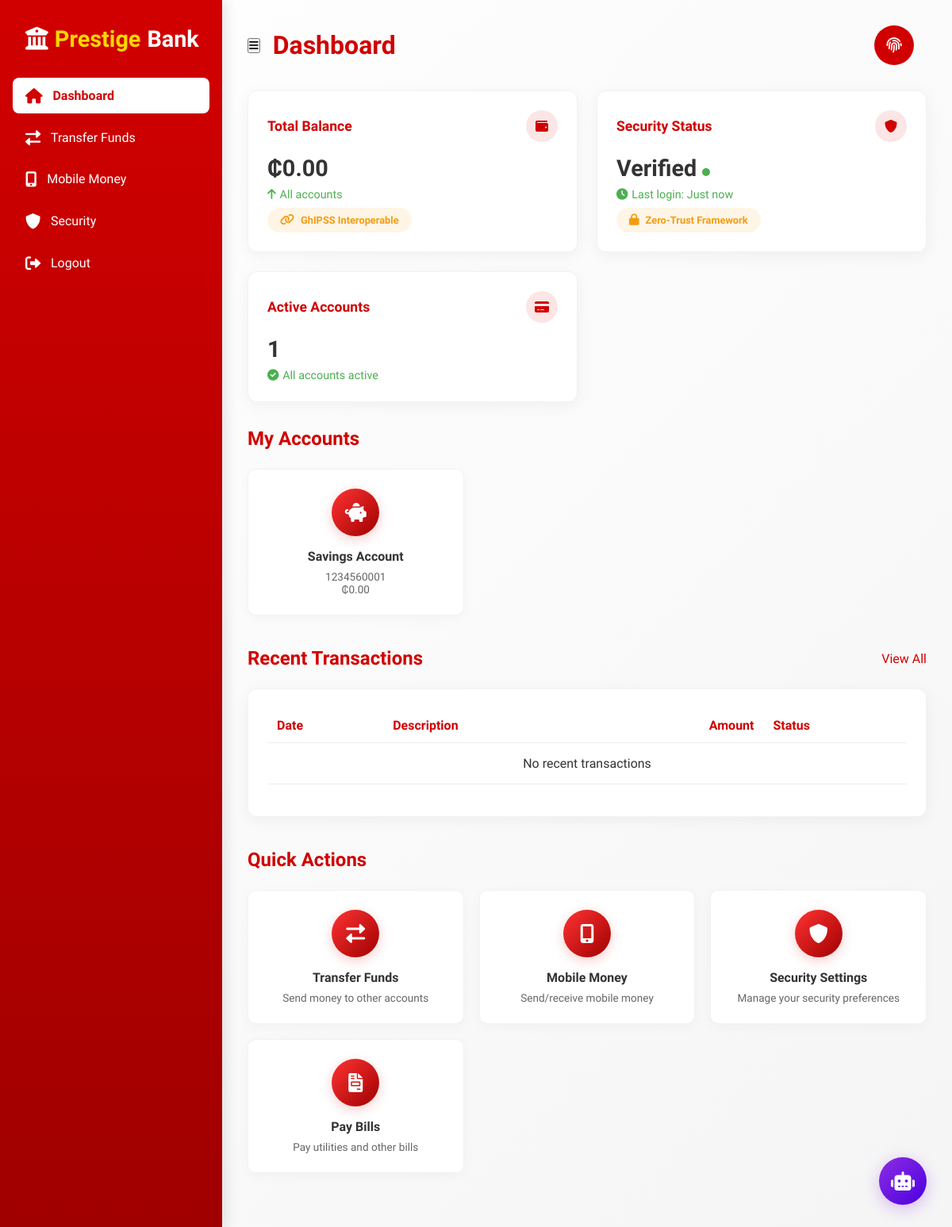
Screenshot of / (signed in) with the database file from the repository.
### bank/models.py (models this page shows, shortened)
class Account(TimeBaseModel):
    ACCOUNT_TYPES = [
        ('SAVINGS', 'Savings Account'),
        ('CHECKING', 'Checking Account'),
        ('FIXED', 'Fixed Deposit'),
    ]
    STATUS_CHOICES = [
        ('ACTIVE', 'Active'),
        ('DORMANT', 'Dormant'),
        ('CLOSED', 'Closed'),
    ]
    BIN = "123456"
    customer = models.ForeignKey(User, on_delete=models.CASCADE, null=True, blank=True)
    account_number = models.CharField(max_length=20, unique=True, null=True, blank=True)
    account_type = models.CharField(max_length=20, choices=ACCOUNT_TYPES)
    balance = models.DecimalField(max_digits=15, decimal_places=2, default=0.00)
    currency = models.CharField(max_length=3, default='GHS')
    status = models.CharField(max_length=10, choices=STATUS_CHOICES, default='ACTIVE')
    date_opened = models.DateTimeField(default=timezone.now)
    is_interoperable = models.BooleanField(default=True)

### bank/views.py (the view)
# urls.py: path('', views.dashboard, name='dashboard'),
@login_required
def dashboard(request):
    accounts = Account.objects.filter(customer=request.user, status='ACTIVE')
    total_balance = sum(account.balance for account in accounts)
    recent_transactions = Transaction.objects.filter(
        Q(sender_account__customer=request.user) |
        Q(recipient_account__customer=request.user)
    ).order_by('-timestamp')[:5]
    context = {
        'user': request.user,
        'accounts': accounts,
        'total_balance': total_balance,
        'recent_transactions': recent_transactions,
        'has_biometric': getattr(request.user, 'is_biometric_enabled', False),
    }
    return render(request, 'main/dashboard.html', context)

### templates/main/dashboard.html (shortened to what this page needs)
<!DOCTYPE html>
<html lang="en">
<head>
    <link rel="stylesheet" href="https://cdnjs.cloudflare.com/ajax/libs/font-awesome/6.0.0-beta3/css/all.min.css">
</head>
<body>
    <div class="dashboard">
        <div class="sidebar" id="sidebar">
            <div class="logo">
                <i class="fas fa-university"></i>
                <span>Prestige</span>Bank
            </div>
            <div class="nav-menu">
                <div class="nav-item active" onclick="window.location.href='{% url 'dashboard' %}'">
                    <i class="fas fa-home"></i>
                    <span>Dashboard</span>
                </div>
                <div class="nav-item" onclick="window.location.href='{% url 'transfer_funds' %}'">
                    <i class="fas fa-exchange-alt"></i>
                    <span>Transfer Funds</span>
                </div>
                <div class="nav-item" onclick="window.location.href='{% url 'mobile_money' %}'">
                    <i class="fas fa-mobile-alt"></i>
                    <span>Mobile Money</span>
                </div>
                <div class="nav-item" onclick="window.location.href='{% url 'security_settings' %}'">
                    <i class="fas fa-shield-alt"></i>
                    <span>Security</span>
                </div>
                <div class="nav-item" onclick="window.location.href='{% url 'logout' %}'">
                    <i class="fas fa-sign-out-alt"></i>
                    <span>Logout</span>
                </div>
            </div>
        </div>
        <div class="main-content">
            <div class="header">
                <div style="display: flex; align-items: center; gap: 1rem;">
                    <button class="mobile-menu-toggle" id="menuToggle">
                        <i class="fas fa-bars"></i>
                    </button>
                    <div class="page-title">Dashboard</div>
                </div>
                <div class="user-profile">
                    <div class="user-avatar">
                        {% if user.is_biometric_enabled %}
                            <i class="fas fa-fingerprint"></i>
                        {% else %}
                            {{ user.first_name|first }}{{ user.last_name|first }}
                        {% endif %}
                    </div>
                </div>
            </div>
            <div class="dashboard-grid">
                <div class="card">
                    <div class="card-header">
                        <div class="card-title">Total Balance</div>
                        <div class="card-icon">
                            <i class="fas fa-wallet"></i>
                        </div>
                    </div>
                    <div class="card-value">₵{{ total_balance|floatformat:2 }}</div>
                    <div class="card-change">
                        <i class="fas fa-arrow-up"></i>
                        <span>All accounts</span>
                    </div>
                    <div class="security-badge">
                        <i class="fas fa-link"></i>
                        <span>GhIPSS Interoperable</span>
                    </div>
                </div>
                <div class="card">
                    <div class="card-header">
                        <div class="card-title">Security Status</div>
                        <div class="card-icon">
                            <i class="fas fa-shield-alt"></i>
                        </div>
                    </div>
                    <div class="card-value">
                        {% if user.is_biometric_enabled %}
                            Verified <span class="status-indicator status-active"></span>
                        {% else %}
                            Standard <span class="status-indicator status-pending"></span>
                        {% endif %}
                    </div>
                    <div class="card-change">
                        <i class="fas fa-clock"></i>
                        <span>Last login: Just now</span>
                    </div>
                    <div class="security-badge">
                        <i class="fas fa-lock"></i>
                        <span>Zero-Trust Framework</span>
                    </div>
                </div>
                <div class="card">
                    <div class="card-header">
                        <div class="card-title">Active Accounts</div>
                        <div class="card-icon">
                            <i class="fas fa-credit-card"></i>
                        </div>
                    </div>
                    <div class="card-value">{{ accounts.count }}</div>
                    <div class="card-change">
                        <i class="fas fa-check-circle"></i>
                        <span>All accounts active</span>
                    </div>
                </div>
            </div>
            <div class="section">
                <div class="section-header">
                    <div class="section-title">My Accounts</div>
                </div>
                <div class="feature-grid">
                {% for account in accounts %}
                <div class="feature-card">
                    <div class="feature-icon">
                        {% if account.account_type == 'SAVINGS' %}
                            <i class="fas fa-piggy-bank"></i>
                        {% elif account.account_type == 'CHECKING' %}
                            <i class="fas fa-money-bill-wave"></i>
                        {% else %}
                            <i class="fas fa-university"></i>
                        {% endif %}
                    </div>
                    <div class="feature-title">{{ account.get_account_type_display }}</div>
                    <div class="feature-desc">
                        {{ account.account_number }}<br>
                        ₵{{ account.balance|floatformat:2 }}
                    </div>
                </div>
                {% endfor %}
            </div>
            </div>
            <div class="section">
                <div class="section-header">
                    <div class="section-title">Recent Transactions</div>
                    <a href="#" class="section-link">View All</a>
                </div>
                <div class="card">
                    <table>
                        <thead>
                            <tr>
                                <th>Date</th>
                                <th>Description</th>
                                <th style="text-align: right;">Amount</th>
                                <th>Status</th>
                            </tr>
                        </thead>
                        <tbody>
                            {% for transaction in recent_transactions %}
                            <tr>
                                <td>{{ transaction.timestamp|date:"M d, Y" }}</td>
                                <td>
                                    {{ transaction.description|default:"No description" }}
                                    {% if transaction.transaction_type == 'MOBILE_MONEY' %}
                                        <i class="fas fa-mobile-alt" style="color: var(--primary); margin-left: 0.5rem;"></i>
                                    {% endif %}
                                </td>
                                <td style="text-align: right; {% if transaction.sender_account.customer == user %}color: var(--danger){% else %}color: var(--success){% endif %}">
                                    {% if transaction.sender_account.customer == user %}-{% else %}+{% endif %}
                                    ₵{{ transaction.amount|floatformat:2 }}
                                </td>
                                <td>
                                    <span class="status-indicator
                                        {% if transaction.status == 'COMPLETED' %}status-active
                                        {% elif transaction.status == 'PENDING' %}status-pending
                                        {% else %}status-inactive{% endif %}">
                                    </span>
                                    {{ transaction.get_status_display }}
                                </td>
                            </tr>
                            {% empty %}
                            <tr>
                                <td colspan="4" style="text-align: center; padding: 1rem;">No recent transactions</td>
                            </tr>
                            {% endfor %}
                        </tbody>
                    </table>
                </div>
            </div>
            <div class="section">
                <div class="section-header">
                    <div class="section-title">Quick Actions</div>
                </div>
                <div class="feature-grid">
                    <div class="feature-card" onclick="openModal('Transfer Funds', 'transferForm')">
                        <div class="feature-icon">
                            <i class="fas fa-exchange-alt"></i>
                        </div>
                        <div class="feature-title">Transfer Funds</div>
                        <div class="feature-desc">Send money to other accounts</div>
                    </div>
                    <div class="feature-card" onclick="window.location.href='{% url 'mobile_money' %}'">
                        <div class="feature-icon">
                            <i class="fas fa-mobile-alt"></i>
                        </div>
                        <div class="feature-title">Mobile Money</div>
                        <div class="feature-desc">Send/receive mobile money</div>
                    </div>
                    <div class="feature-card" onclick="window.location.href='{% url 'security_settings' %}'">
                        <div class="feature-icon">
                            <i class="fas fa-shield-alt"></i>
                        </div>
                        <div class="feature-title">Security Settings</div>
                        <div class="feature-desc">Manage your security preferences</div>
                    </div>
                    <div class="feature-card" onclick="window.location.href='#'">
                        <div class="feature-icon">
                            <i class="fas fa-file-invoice"></i>
                        </div>
                        <div class="feature-title">Pay Bills</div>
                        <div class="feature-desc">Pay utilities and other bills</div>
                    </div>
                </div>
            </div>
        </div>
    </div>
    <div class="assistant" onclick="alert('AI Assistant coming soon!')">
        <i class="fas fa-robot"></i>
    </div>
</body>
</html>

### rows the page displays
Account: account_type "Savings Account", account_number "1234560001", balance "0.00"

### other values shown
{{ total_balance|floatformat:2 }} "0.00"
{{ accounts.count }} "1"
